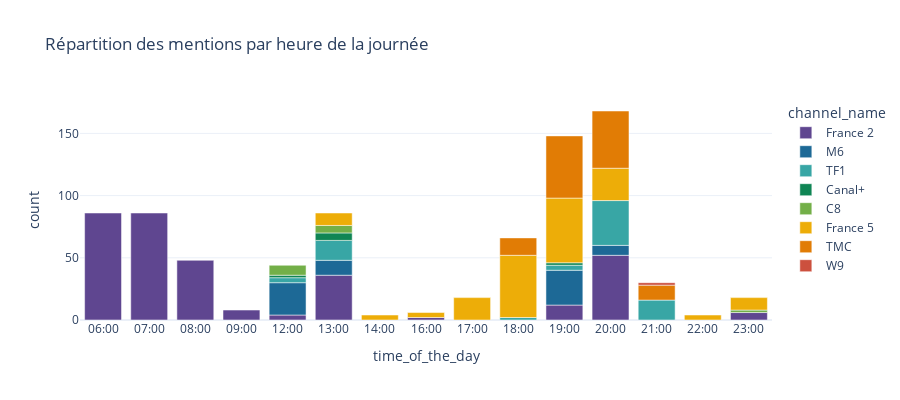

Source (notebook cell):
### Code cell
show_mentions_by_time_of_the_day(
    data,split = "channel_name",
    list_of_channels = top_channels_tv[:10],kind = "bar",height = 700,method = "minutes"
)

### Figure 1 — Plotly figure (JSON) as saved in the notebook; plotly's stock layout.template omitted (floating-point values rounded to 4 significant figures)
{"data": [{"alignmentgroup": "True", "hovertemplate": "channel_name=France 2<br>time_of_the_day=%{x}<br>count=%{y}<extra></extra>", "legendgroup": "France 2", "marker": {"color": "rgb(95, 70, 144)", "pattern": {"shape": ""}}, "name": "France 2", "offsetgroup": "France 2", "orientation": "v", "showlegend": true, "textposition": "auto", "type": "bar", "x": ["06:00", "07:00", "08:00", "09:00", "12:00", "13:00", "16:00", "19:00", "20:00", "23:00"], "xaxis": "x", "y": [86, 86, 48, 8, 4, 36, 2, 12, 52, 6], "yaxis": "y"}, {"alignmentgroup": "True", "hovertemplate": "channel_name=M6<br>time_of_the_day=%{x}<br>count=%{y}<extra></extra>", "legendgroup": "M6", "marker": {"color": "rgb(29, 105, 150)", "pattern": {"shape": ""}}, "name": "M6", "offsetgroup": "M6", "orientation": "v", "showlegend": true, "textposition": "auto", "type": "bar", "x": ["12:00", "13:00", "19:00", "20:00"], "xaxis": "x", "y": [26, 12, 28, 8], "yaxis": "y"}, {"alignmentgroup": "True", "hovertemplate": "channel_name=TF1<br>time_of_the_day=%{x}<br>count=%{y}<extra></extra>", "legendgroup": "TF1", "marker": {"color": "rgb(56, 166, 165)", "pattern": {"shape": ""}}, "name": "TF1", "offsetgroup": "TF1", "orientation": "v", "showlegend": true, "textposition": "auto", "type": "bar", "x": ["12:00", "13:00", "18:00", "19:00", "20:00", "21:00"], "xaxis": "x", "y": [4, 16, 2, 4, 36, 16], "yaxis": "y"}, {"alignmentgroup": "True", "hovertemplate": "channel_name=Canal+<br>time_of_the_day=%{x}<br>count=%{y}<extra></extra>", "legendgroup": "Canal+", "marker": {"color": "rgb(15, 133, 84)", "pattern": {"shape": ""}}, "name": "Canal+", "offsetgroup": "Canal+", "orientation": "v", "showlegend": true, "textposition": "auto", "type": "bar", "x": ["12:00", "13:00", "19:00"], "xaxis": "x", "y": [2, 6, 2], "yaxis": "y"}, {"alignmentgroup": "True", "hovertemplate": "channel_name=C8<br>time_of_the_day=%{x}<br>count=%{y}<extra></extra>", "legendgroup": "C8", "marker": {"color": "rgb(115, 175, 72)", "pattern": {"shape": ""}}, "name": "C8", "offsetgroup": "C8", "orientation": "v", "showlegend": true, "textposition": "auto", "type": "bar", "x": ["12:00", "13:00", "23:00"], "xaxis": "x", "y": [8, 6, 2], "yaxis": "y"}, {"alignmentgroup": "True", "hovertemplate": "channel_name=France 5<br>time_of_the_day=%{x}<br>count=%{y}<extra></extra>", "legendgroup": "France 5", "marker": {"color": "rgb(237, 173, 8)", "pattern": {"shape": ""}}, "name": "France 5", "offsetgroup": "France 5", "orientation": "v", "showlegend": true, "textposition": "auto", "type": "bar", "x": ["13:00", "14:00", "16:00", "17:00", "18:00", "19:00", "20:00", "22:00", "23:00"], "xaxis": "x", "y": [10, 4, 4, 18, 50, 52, 26, 4, 10], "yaxis": "y"}, {"alignmentgroup": "True", "hovertemplate": "channel_name=TMC<br>time_of_the_day=%{x}<br>count=%{y}<extra></extra>", "legendgroup": "TMC", "marker": {"color": "rgb(225, 124, 5)", "pattern": {"shape": ""}}, "name": "TMC", "offsetgroup": "TMC", "orientation": "v", "showlegend": true, "textposition": "auto", "type": "bar", "x": ["18:00", "19:00", "20:00", "21:00"], "xaxis": "x", "y": [14, 50, 46, 12], "yaxis": "y"}, {"alignmentgroup": "True", "hovertemplate": "channel_name=W9<br>time_of_the_day=%{x}<br>count=%{y}<extra></extra>", "legendgroup": "W9", "marker": {"color": "rgb(204, 80, 62)", "pattern": {"shape": ""}}, "name": "W9", "offsetgroup": "W9", "orientation": "v", "showlegend": true, "textposition": "auto", "type": "bar", "x": ["21:00"], "xaxis": "x", "y": [2], "yaxis": "y"}], "layout": {"barmode": "relative", "height": 400, "legend": {"title": {"text": "channel_name"}, "tracegroupgap": 0}, "title": {"text": "Répartition des mentions par heure de la journée"}, "xaxis": {"anchor": "y", "categoryarray": ["06:00", "07:00", "08:00", "09:00", "12:00", "13:00", "14:00", "16:00", "17:00", "18:00", "19:00", "20:00", "21:00", "22:00", "23:00"], "categoryorder": "array", "domain": [0, 1], "title": {"text": "time_of_the_day"}}, "yaxis": {"anchor": "x", "domain": [0, 1], "title": {"text": "count"}}}}
